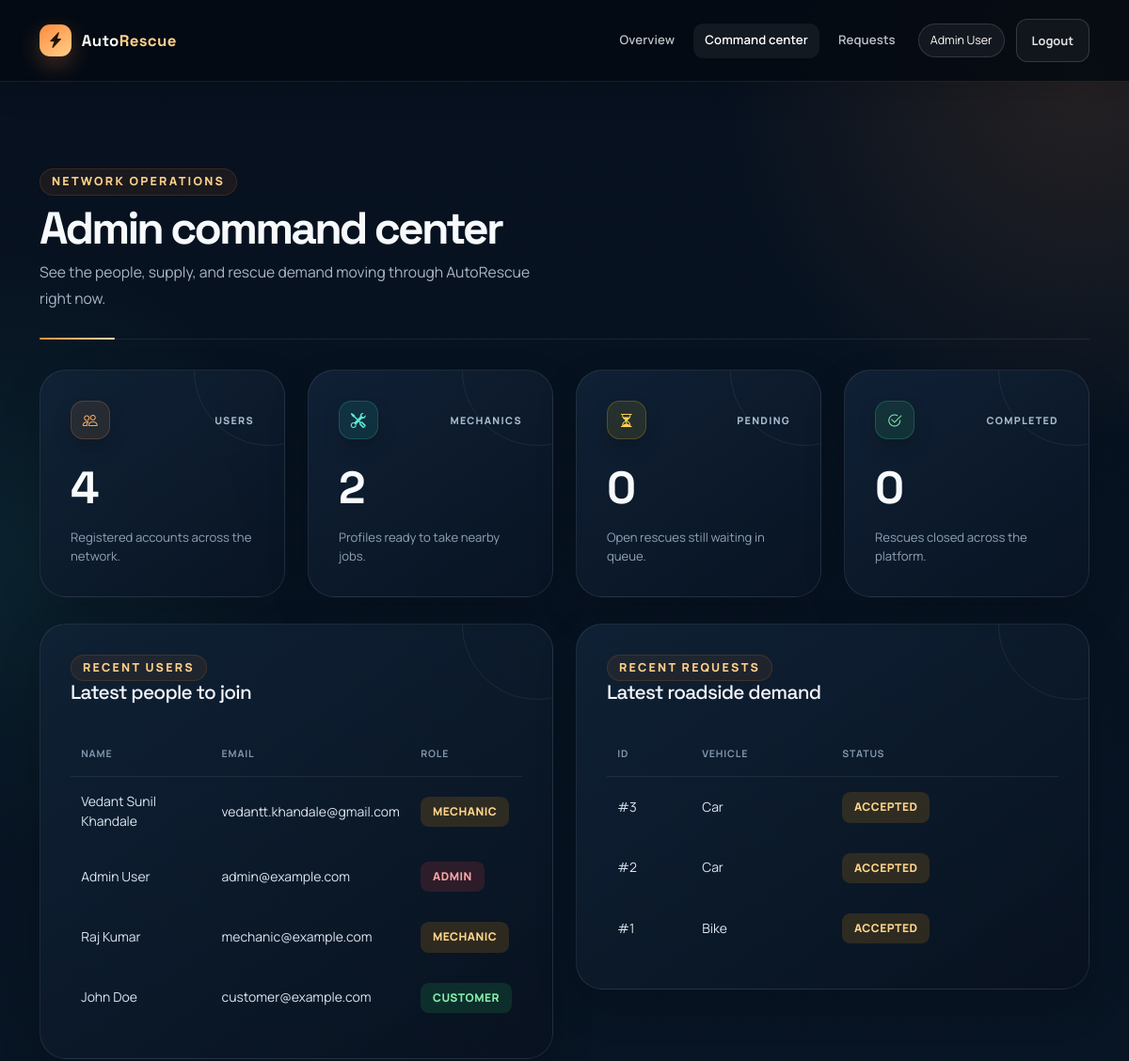
Page /admin-dashboard (signed in, upper part) on the earlier database version.
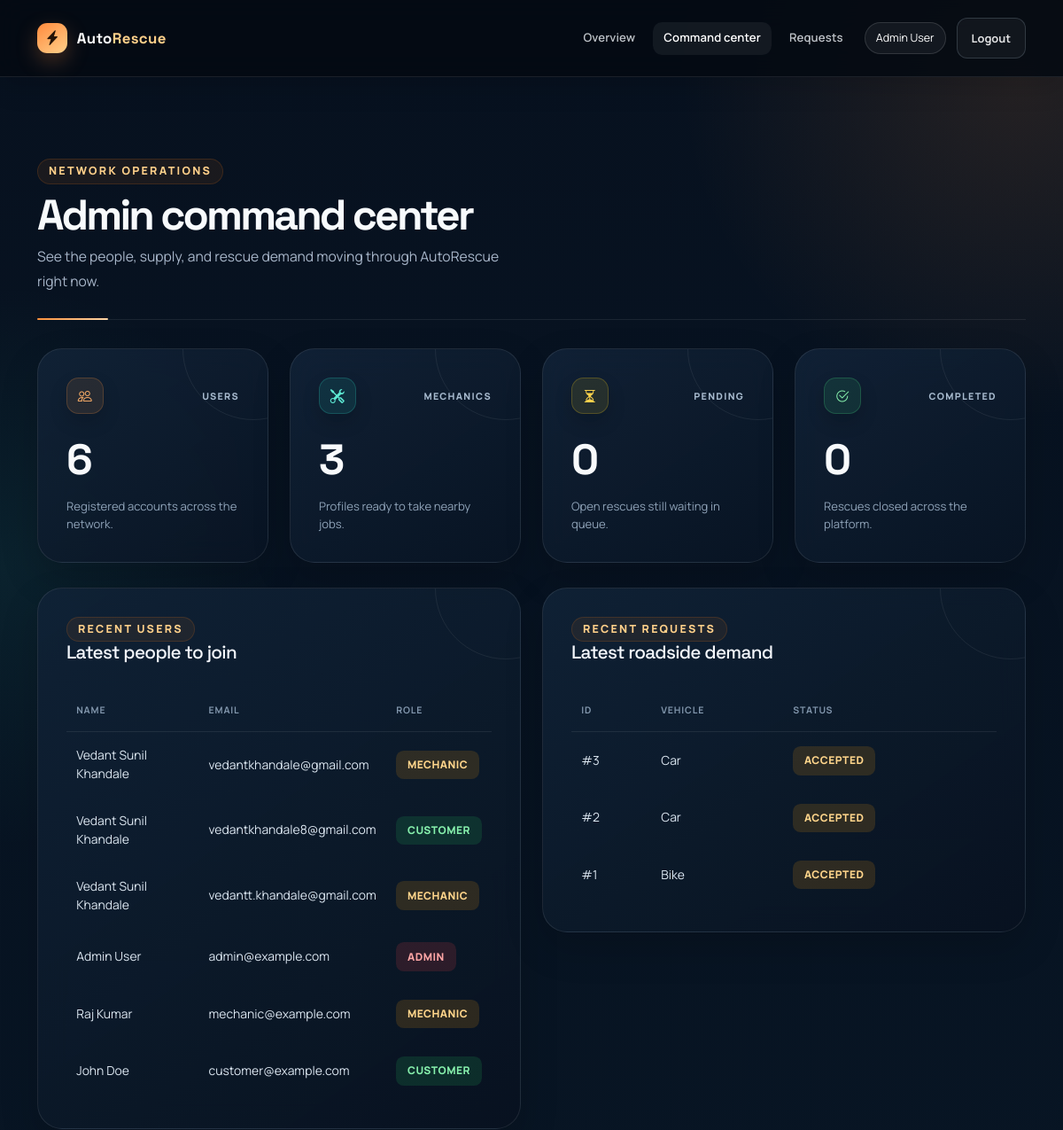
Same page on the later database version.
### models/users.py (models this page shows, shortened)
class User(db.Model):
    __tablename__ = "users"
    id = db.Column(db.Integer, primary_key=True)
    name = db.Column(db.String(100), nullable=False)
    email = db.Column(db.String(100), unique=True, nullable=False, index=True)
    mobile = db.Column(db.String(15), nullable=False)
    password = db.Column(db.String(255), nullable=False)
    role = db.Column(db.String(20), nullable=False, default='customer')
    created_at = db.Column(db.DateTime, default=datetime.utcnow)
    updated_at = db.Column(db.DateTime, default=datetime.utcnow, onupdate=datetime.utcnow)

### models/request.py (models this page shows, shortened)
class ServiceRequest(db.Model):
    __tablename__ = "service_requests"
    id = db.Column(db.Integer, primary_key=True)
    customer_id = db.Column(db.Integer, db.ForeignKey('users.id'), nullable=False, index=True)
    vehicle_type = db.Column(db.String(50), nullable=False)
    issue_type = db.Column(db.String(255), nullable=False)
    latitude = db.Column(db.Float, nullable=False)
    longitude = db.Column(db.Float, nullable=False)
    status = db.Column(db.String(20), default='Pending', index=True)
    created_at = db.Column(db.DateTime, default=datetime.utcnow)
    updated_at = db.Column(db.DateTime, default=datetime.utcnow, onupdate=datetime.utcnow)

### app.py (the view)
@app.route("/admin-dashboard")
@login_required
@role_required("admin")
def admin_dashboard():
    user = get_current_user()
    recent_users = User.query.order_by(User.created_at.desc()).limit(8).all()
    recent_requests = (
        ServiceRequest.query.order_by(ServiceRequest.created_at.desc())
        .limit(8)
        .all()
    )
    stats = {
        "users": User.query.count(),
        "mechanics": Mechanic.query.count(),
        "pending": ServiceRequest.query.filter_by(status="Pending").count(),
        "completed": ServiceRequest.query.filter_by(status="Completed").count(),
    }
    return render_template(
        "admin_dashboard.html",
        user=user,
        users=recent_users,
        requests=recent_requests,
        stats=stats,
    )

### app.py (called while the page is built)
@app.context_processor
def inject_layout_context():
    return {"current_year": datetime.utcnow().year}

def get_current_user():
    user_id = session.get("user_id")
    if not user_id:
        return None
    return db.session.get(User, user_id)

def login_required(view_func):
    @wraps(view_func)
    def wrapped_view(*args, **kwargs):
        user = get_current_user()
        if not user:
            session.clear()
            if wants_json_response():
                return json_error("Please log in to continue.", 401, redirect_url=url_for("login"))
            return redirect(url_for("login"))
        return view_func(*args, **kwargs)
    return wrapped_view

### templates/admin_dashboard.html (shortened to what the changed rows need)
{% extends "base.html" %}
{% block body_class %}dashboard-page{% endblock %}
{% block content %}
<section class="section-space">
    <div class="container">
        <div class="page-heading">
            <div>
                <h1>Admin command center</h1>
            </div>
        </div>
        <div class="row g-4">
            <div class="col-md-6 col-xl-3">
                <div class="dashboard-card stat-surface stat-card stat-card-total">
                    <div class="stat-card-top"><span class="stat-icon"><i class="bi bi-people"></i></span><span class="stat-kicker">Users</span></div>
                    <strong>{{ stats.users }}</strong>
                    <p>Registered accounts across the network.</p>
                </div>
            </div>
            <div class="col-md-6 col-xl-3">
                <div class="dashboard-card stat-surface stat-card stat-card-accepted">
                    <div class="stat-card-top"><span class="stat-icon"><i class="bi bi-tools"></i></span><span class="stat-kicker">Mechanics</span></div>
                    <strong>{{ stats.mechanics }}</strong>
                    <p>Profiles ready to take nearby jobs.</p>
                </div>
            </div>
        </div>
        <div class="row g-4 mt-1">
            <div class="col-lg-6">
                <div class="dashboard-card table-card elevated-list-card">
                    <div class="table-responsive">
                        <table class="table table-dark table-borderless align-middle mb-0 data-table">
                            <thead>
                                <tr>
                                    <th>Name</th>
                                    <th>Email</th>
                                    <th>Role</th>
                                </tr>
                            </thead>
                            <tbody>
                                {% for member in users %}
                                <tr>
                                    <td>{{ member.name }}</td>
                                    <td>{{ member.email }}</td>
                                    <td><span class="status-chip status-{{ member.role }}">{{ member.role|title }}</span></td>
                                </tr>
                                {% endfor %}
                            </tbody>
                        </table>
                    </div>
                </div>
            </div>
            <div class="col-lg-6">
                <div class="dashboard-card table-card elevated-list-card">
                    <div class="table-responsive">
                        <table class="table table-dark table-borderless align-middle mb-0 data-table">
                            <thead>
                                <tr>
                                    <th>ID</th>
                                    <th>Vehicle</th>
                                    <th>Status</th>
                                </tr>
                            </thead>
                            <tbody>
                                {% for request in requests %}
                                <tr>
                                    <td>#{{ request.id }}</td>
                                    <td>{{ request.vehicle_type }}</td>
                                    <td><span class="status-chip status-{{ request.status|lower }}">{{ request.status }}</span></td>
                                </tr>
                                {% endfor %}
                            </tbody>
                        </table>
                    </div>
                </div>
            </div>
        </div>
    </div>
</section>
{% endblock %}

### templates/includes/header.html (shortened to what this page needs)
<nav class="topbar navbar navbar-expand-lg navbar-dark">
    <div class="container">
        <a class="navbar-brand brand-mark" href="{{ url_for('home') }}" aria-label="AutoRescue home">
            <span class="brand-badge"><i class="bi bi-lightning-charge-fill"></i></span>
            <span>Auto<span>Rescue</span></span>
        </a>
        <div class="collapse navbar-collapse" id="topNav">
            <ul class="navbar-nav ms-auto align-items-lg-center gap-lg-2">
                <li class="nav-item">
                    <a class="nav-link {% if request.endpoint == 'home' %}active{% endif %}" href="{{ url_for('home') }}">Overview</a>
                </li>
                {% if session.get('user_id') %}
                <li class="nav-item">
                    {% if session.get('user_role') == 'customer' %}
                    <a class="nav-link {% if request.endpoint == 'customer_dashboard' %}active{% endif %}" href="{{ url_for('customer_dashboard') }}">My dashboard</a>
                    {% elif session.get('user_role') == 'mechanic' %}
                    <a class="nav-link {% if request.endpoint in ['mechanic_dashboard', 'available_requests'] %}active{% endif %}" href="{{ url_for('mechanic_dashboard') }}">Dispatch board</a>
                    {% elif session.get('user_role') == 'admin' %}
                    <a class="nav-link {% if request.endpoint == 'admin_dashboard' %}active{% endif %}" href="{{ url_for('admin_dashboard') }}">Command center</a>
                    {% endif %}
                </li>
                <li class="nav-item">
                    <a class="nav-link {% if request.endpoint in ['view_requests', 'request_service', 'available_requests'] %}active{% endif %}" href="{{ url_for('view_requests') }}">Requests</a>
                </li>
                <li class="nav-item"><span class="user-pill">{{ session.get('user_name') }}</span></li>
                <li class="nav-item"><a class="btn btn-ghost nav-logout" href="{{ url_for('logout') }}">Logout</a></li>
                {% endif %}
            </ul>
        </div>
    </div>
</nav>

Differences in the rows shown:
added User: name "Vedant Sunil Khandale", email "vedantkhandale@gmail.com", role "MECHANIC"
added User: name "Vedant Sunil Khandale", email "vedantkhandale8@gmail.com", role "CUSTOMER"
Other differences:
{{ stats.users }}: "4" → "6"
{{ stats.mechanics }}: "2" → "3"
